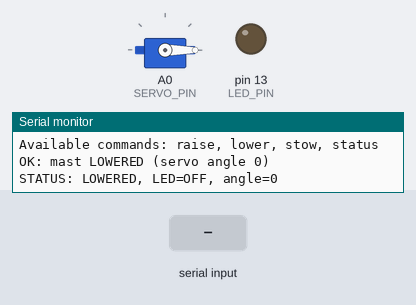
Bench run of a sketch on a simulated Arduino Uno, built with avr-gcc and run on an emulated ATmega328P. Parts: servo, output pins drawn as LEDs (lit = HIGH), the last lines printed to the serial monitor. The inputs (shaded band) are chosen by the test bench.

Above: at 1.2 s.
1.3 s: "raise\n" received over Serial
At 2.2 s:
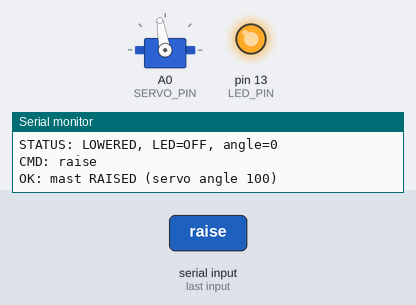
2.8 s: "stow\n" received over Serial
At 3.4 s:
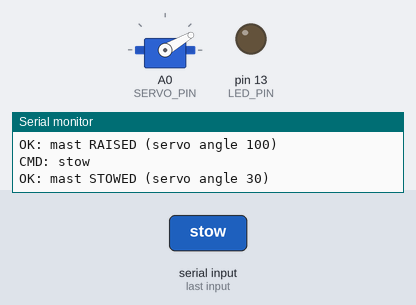
4.3 s: "lower\n" received over Serial
At 5.7 s:
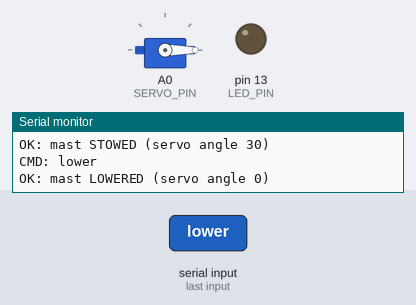
Timing chart, 0 to 7.3 s (numbered marks = the images above; inputs shaded):
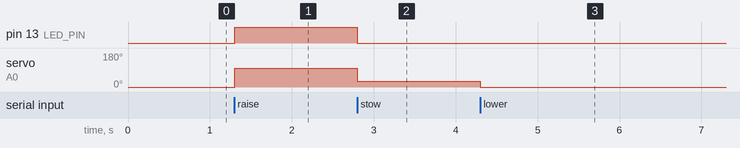

The sketch:

260308_Antenna_Raise_Lower.ino
```cpp
#include <Servo.h>

// -----------------------------
// USER CONFIGURATION
// -----------------------------
#define SERVO_PIN A0
#define LED_PIN   13

#define RAISED_ANGLE  100
#define LOWERED_ANGLE 0
#define STOWED_ANGLE  30

#define INVERT_DIRECTION false

// Serial settings
#define SERIAL_BAUD 115200

// Max command length (excluding null terminator)
#define CMD_BUFFER_SIZE 32
// -----------------------------

Servo mastServo;

enum MastState {
  MAST_UNKNOWN = 0,
  MAST_RAISED,
  MAST_LOWERED,
  MAST_STOWED
};

MastState mastState = MAST_UNKNOWN;

// Serial command buffer
char cmdBuffer[CMD_BUFFER_SIZE];
uint8_t cmdIndex = 0;

// -----------------------------
// FUNCTION DECLARATIONS
// -----------------------------
void processSerial();
void handleCommand(char *cmd);
void normalizeCommand(char *cmd);
void clearCommandBuffer();
void moveRaise();
void moveLower();
void moveStow();
void moveToState(MastState targetState);
void printStatus();
int getServoAngleForState(MastState state);
const char* stateToString(MastState state);

// -----------------------------
// SETUP
// -----------------------------
void setup() {
  Serial.begin(SERIAL_BAUD);
  pinMode(LED_PIN, OUTPUT);
  digitalWrite(LED_PIN, LOW);

  mastServo.attach(SERVO_PIN);

  clearCommandBuffer();

  Serial.println("MAST CONTROLLER STARTING");
  Serial.println("Available commands: raise, lower, stow, status");

  // Start in lowered position
  moveLower();
  printStatus();
}

// -----------------------------
// MAIN LOOP
// -----------------------------
void loop() {
  processSerial();
}

// -----------------------------
// SERIAL PROCESSING
// -----------------------------
void processSerial() {
  while (Serial.available() > 0) {
    char c = Serial.read();

    // End of command
    if (c == '\n' || c == '\r') {
      if (cmdIndex > 0) {
        cmdBuffer[cmdIndex] = '\0';
        handleCommand(cmdBuffer);
        clearCommandBuffer();
      }
      // Ignore repeated CR/LF characters
      continue;
    }

    // Only store printable characters up to buffer limit
    if (c >= 32 && c <= 126) {
      if (cmdIndex < (CMD_BUFFER_SIZE - 1)) {
        cmdBuffer[cmdIndex++] = c;
      } else {
        Serial.println("ERROR: command too long, discarded");
        clearCommandBuffer();

        // Flush remainder of the line
        while (Serial.available() > 0) {
          char flushChar = Serial.read();
          if (flushChar == '\n' || flushChar == '\r') {
            break;
          }
        }
      }
    }
  }
}

// -----------------------------
// COMMAND HANDLING
// -----------------------------
void handleCommand(char *cmd) {
  normalizeCommand(cmd);

  if (strlen(cmd) == 0) {
    return;
  }

  Serial.print("CMD: ");
  Serial.println(cmd);

  if (strcmp(cmd, "raise") == 0) {
    moveRaise();
  } else if (strcmp(cmd, "lower") == 0) {
    moveLower();
  } else if (strcmp(cmd, "stow") == 0) {
    moveStow();
  } else if (strcmp(cmd, "status") == 0) {
    printStatus();
  } else {
    Serial.print("ERROR: unknown command: ");
    Serial.println(cmd);
    Serial.println("Valid commands: raise, lower, stow, status");
  }
}

// Converts to lowercase and trims leading/trailing whitespace
void normalizeCommand(char *cmd) {
  // Trim leading spaces
  char *start = cmd;
  while (*start == ' ' || *start == '\t') {
    start++;
  }

  // Move trimmed string to front if needed
  if (start != cmd) {
    memmove(cmd, start, strlen(start) + 1);
  }

  // Trim trailing spaces
  int len = strlen(cmd);
  while (len > 0 && (cmd[len - 1] == ' ' || cmd[len - 1] == '\t')) {
    cmd[len - 1] = '\0';
    len--;
  }

  // Convert to lowercase
  for (int i = 0; cmd[i] != '\0'; i++) {
    if (cmd[i] >= 'A' && cmd[i] <= 'Z') {
      cmd[i] = cmd[i] - 'A' + 'a';
    }
  }
}

void clearCommandBuffer() {
  memset(cmdBuffer, 0, sizeof(cmdBuffer));
  cmdIndex = 0;
}

// -----------------------------
// MOVEMENT LOGIC
// -----------------------------
void moveRaise() {
  moveToState(MAST_RAISED);
}

void moveLower() {
  moveToState(MAST_LOWERED);
}

void moveStow() {
  moveToState(MAST_STOWED);
}

void moveToState(MastState targetState) {
  if (targetState == mastState) {
    Serial.print("OK: already ");
    Serial.println(stateToString(mastState));
    return;
  }

  int angle = getServoAngleForState(targetState);
  mastServo.write(angle);

  // LED behavior: on only when raised
  if (targetState == MAST_RAISED) {
    digitalWrite(LED_PIN, HIGH);
  } else {
    digitalWrite(LED_PIN, LOW);
  }

  mastState = targetState;

  Serial.print("OK: mast ");
  Serial.print(stateToString(mastState));
  Serial.print(" (servo angle ");
  Serial.print(angle);
  Serial.println(")");
}

int getServoAngleForState(MastState state) {
  int angle = 0;

  switch (state) {
    case MAST_RAISED:
      angle = RAISED_ANGLE;
      break;
    case MAST_LOWERED:
      angle = LOWERED_ANGLE;
      break;
    case MAST_STOWED:
      angle = STOWED_ANGLE;
      break;
    default:
      angle = LOWERED_ANGLE;
      break;
  }

  angle = constrain(angle, 0, 180);

  if (INVERT_DIRECTION) {
    angle = 180 - angle;
  }

  angle = constrain(angle, 0, 180);
  return angle;
}

const char* stateToString(MastState state) {
  switch (state) {
    case MAST_RAISED:  return "RAISED";
    case MAST_LOWERED: return "LOWERED";
    case MAST_STOWED:  return "STOWED";
    default:           return "UNKNOWN";
  }
}

void printStatus() {
  Serial.print("STATUS: ");
  Serial.print(stateToString(mastState));
  Serial.print(", LED=");
  Serial.print(digitalRead(LED_PIN) ? "ON" : "OFF");
  Serial.print(", angle=");
  Serial.println(getServoAngleForState(mastState));
}
```

Measured:
- after the input at 1.3 s, pin 13 (LED_PIN): LOW → HIGH at once; servo on A0 (SERVO_PIN): 0° → 100° at once
- after the input at 2.8 s, pin 13 (LED_PIN): HIGH → LOW at once; servo on A0 (SERVO_PIN): 100° → 30° at once
- after the input at 4.3 s, servo on A0 (SERVO_PIN): 30° → 0° at once
